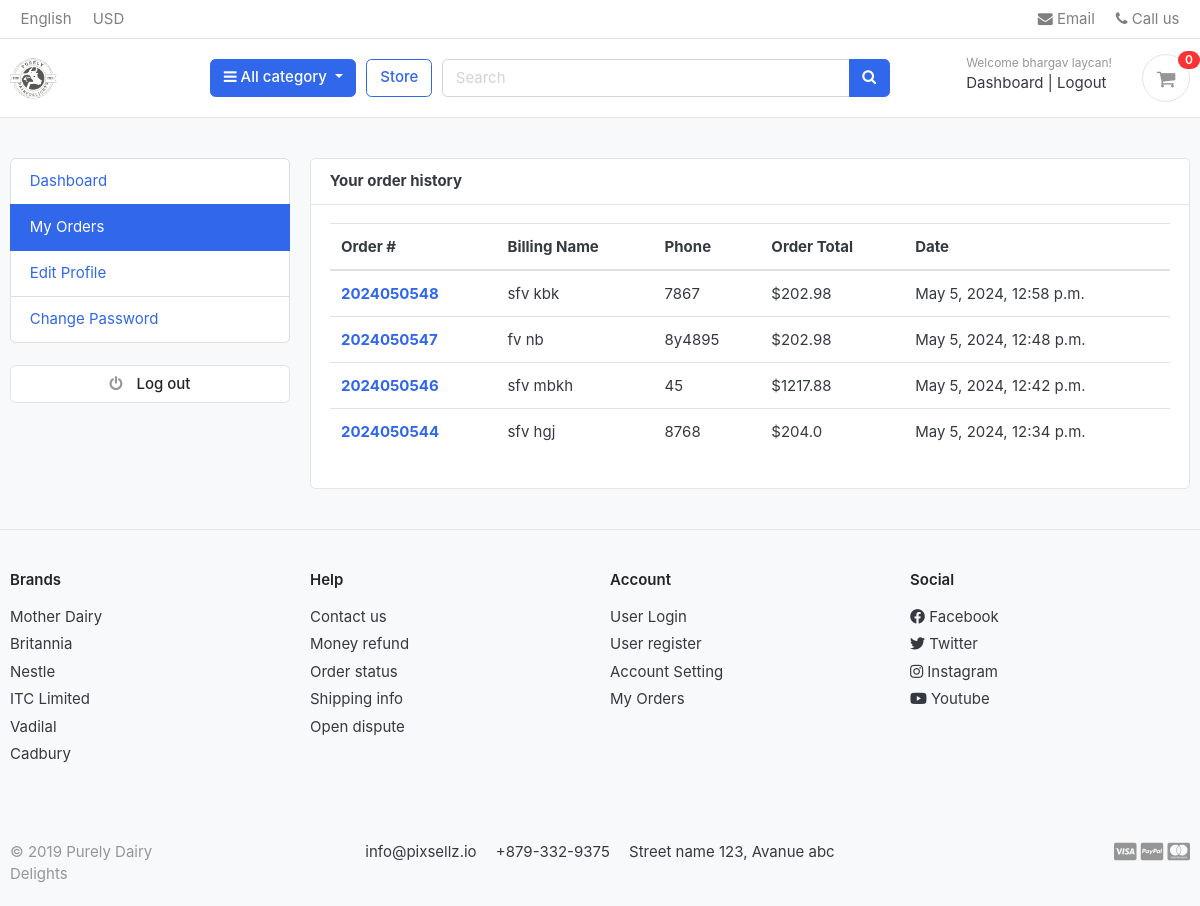
The app's page /accounts/my_orders/ (signed in), older data.
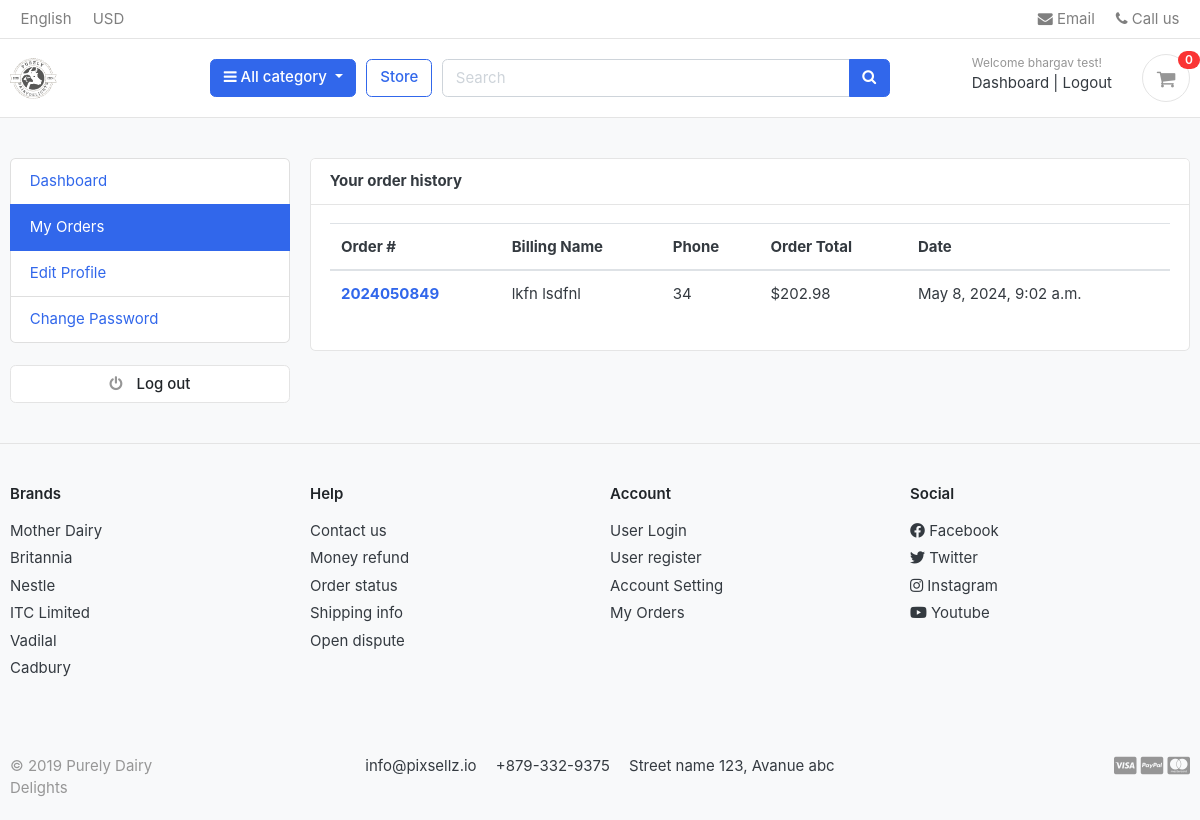
The same page, newer data.
### accounts/models.py (models this page shows, shortened)
class Account(AbstractBaseUser):
    first_name      = models.CharField(max_length=50)
    last_name       = models.CharField(max_length=50)
    username        = models.CharField(max_length=50, unique=True)
    email           = models.EmailField(max_length=100, unique=True)
    phone_number    = models.CharField(max_length=50)
    date_joined     = models.DateTimeField(auto_now_add=True)
    last_login      = models.DateTimeField(auto_now_add=True)
    is_admin        = models.BooleanField(default=False)
    is_staff        = models.BooleanField(default=False)
    is_active        = models.BooleanField(default=False)
    is_superadmin        = models.BooleanField(default=False)
    USERNAME_FIELD = 'email'
    REQUIRED_FIELDS = ['username', 'first_name', 'last_name']
    objects = MyAccountManager()

### orders/models.py (models this page shows, shortened)
class Order(models.Model):
    STATUS = (
        ('New', 'New'),
        ('Accepted', 'Accepted'),
        ('Completed', 'Completed'),
        ('Cancelled', 'Cancelled'),
    )
    user = models.ForeignKey(Account, on_delete=models.SET_NULL, null=True)
    payment = models.ForeignKey(Payment, on_delete=models.SET_NULL, blank=True, null=True)
    order_number = models.CharField(max_length=20)
    first_name = models.CharField(max_length=50)
    last_name = models.CharField(max_length=50)
    phone = models.CharField(max_length=15)
    email = models.EmailField(max_length=50)
    address_line_1 = models.CharField(max_length=50)
    address_line_2 = models.CharField(max_length=50, blank=True)
    country = models.CharField(max_length=50)
    state = models.CharField(max_length=50)
    city = models.CharField(max_length=50)
    order_note = models.CharField(max_length=100, blank=True)
    order_total = models.FloatField()
    tax = models.FloatField()
    status = models.CharField(max_length=10, choices=STATUS, default='New')
    ip = models.CharField(blank=True, max_length=20)
    is_ordered = models.BooleanField(default=False)
    created_at = models.DateTimeField(auto_now_add=True)
    updated_at = models.DateTimeField(auto_now=True)
    def full_name(self):
        return f'{self.first_name} {self.last_name}'

### accounts/views.py (the view)
# urls.py: path('my_orders/', views.my_orders, name='my_orders'),
@login_required(login_url='login')
def my_orders(request):
    orders = Order.objects.filter(user=request.user, is_ordered=True).order_by('-created_at')
    context = {
        'orders': orders,
    }
    return render(request, 'accounts/my_orders.html', context)

### carts/context_processors.py (called while the page is built)
def counter(request):
    cart_count = 0
    if 'admin' in request.path:
        return {}
    else:
        try:
            cart = Cart.objects.filter(cart_id=_cart_id(request))
            if request.user.is_authenticated:
                cart_items = CartItem.objects.all().filter(user=request.user)
            else:
                cart_items = CartItem.objects.all().filter(cart=cart[:1])
            for cart_item in cart_items:
                cart_count += cart_item.quantity
        except Cart.DoesNotExist:
            cart_count = 0
    return dict(cart_count=cart_count)

### carts/views.py (called while the page is built)
def _cart_id(request):
    cart = request.session.session_key
    if not cart:
        cart = request.session.create()
    return cart

### category/context_processors.py (called while the page is built)
def menu_links(request):
    links = Category.objects.all()
    return dict(links=links)

### category/models.py (called while the page is built)
    def get_url(self):
            return reverse('products_by_category', args=[self.slug])

### templates/accounts/my_orders.html (shortened to what this page needs)
{% extends 'base.html' %}
{% block content %}
<section class="section-conten padding-y bg">
<div class="container">
	<div class="row">
	{% include 'includes/dashboard_sidebar.html' %}
	<main class="col-md-9">
		<article class="card">
		<header class="card-header">
			<strong class="d-inline-block mr-3">Your order history</strong>
		</header>
		<div class="card-body">
			<div class="row">
			<div class="col-md-12">
				<table class="table table-hover">
				  <thead>
				    <tr>
				      <th scope="col">Order #</th>
				      <th scope="col">Billing Name</th>
				      <th scope="col">Phone</th>
				      <th scope="col">Order Total</th>
							<th scope="col">Date</th>
				    </tr>
				  </thead>
				  <tbody>
						{% for order in orders %}
				    <tr>
				      <th scope="row"><a href="{% url 'order_detail' order.order_number %}">{{order.order_number}}</a></th>
				      <td>{{order.full_name}}</td>
				      <td>{{order.phone}}</td>
				      <td>${{order.order_total}}</td>
							<td>{{order.created_at}}</td>
				    </tr>
				{% endfor %}
				  </tbody>
				</table>
			</div>
			</div>
		</div>
		</article>
	</main>
</div>
</div>
</section>
{% endblock %}

### templates/includes/navbar.html (shortened to what this page needs)
{%load static%}
<header class="section-header">
  <nav class="navbar p-md-0 navbar-expand-sm navbar-light border-bottom">
  <div class="container">
    <div class="collapse navbar-collapse" id="navbarTop4">
      <ul class="navbar-nav mr-auto">
        <li class="nav-item dropdown">
         <a href="#" class="nav-link">   English </a>
      </li>
      <li class="nav-item dropdown">
        <a href="#" class="nav-link"> USD </a>
      </li>
      </ul>
      <ul class="navbar-nav">
      <li><a href="#" class="nav-link"> <i class="fa fa-envelope"></i> Email </a></li>
      <li><a href="#" class="nav-link"> <i class="fa fa-phone"></i> Call us </a></li>
    </ul>
    </div>
  </div>
  </nav>
  <section class="header-main border-bottom">
    <div class="container">
  <div class="row align-items-center">
    <div class="col-lg-2 col-md-3 col-6">
      <a href="{% url 'home' %}" class="brand-wrap">
        <img class="logo" src="{% static 'images/logos/Purely Dairy Delights.png'%}">
    </a>
    </div>
    <div class="col-lg col-sm col-md col-6 flex-grow-0">
      <div class="category-wrap dropdown d-inline-block float-right">
        <button type="button" class="btn btn-primary dropdown-toggle" data-toggle="dropdown">
          <i class="fa fa-bars"></i> All category
        </button>
      </div>
    </div>
    <a href="{% url 'store' %}" class="btn btn-outline-primary">Store</a>
  <div class="col-lg  col-md-6 col-sm-12 col">
    <form action="{% url 'search' %}" class="search" method='GET'>
      <div class="input-group w-100">
          <input type="text" class="form-control" style="width:60%;" placeholder="Search" name="keyword">
          <div class="input-group-append">
            <button class="btn btn-primary" type="submit">
              <i class="fa fa-search"></i>
            </button>
            </div>
          </div>
      </form>
    </div>
    <div class="col-lg-3 col-sm-6 col-8 order-2 order-lg-3">
          <div class="d-flex justify-content-end mb-3 mb-lg-0">
            {% if user.id is None %}
            <div class="widget-header">
              <small class="title text-muted">Welcome guest!</small>
              <div>
                <a href="{% url 'login' %}">Sign in</a> <span class="dark-transp"> | </span>
                <a href="{% url 'register' %}"> Register</a>
              </div>
            </div>
            {% else %}
            <div class="widget-header">
              <small class="title text-muted">Welcome {{user.first_name}}!</small>
              <div>
                <a href="{% url 'dashboard' %}">Dashboard</a> <span class="dark-transp"> | </span>
                <a href="{% url 'logout' %}"> Logout</a>
              </div>
            </div>
            {% endif %}
            <a href="{% url 'cart' %}" class="widget-header pl-3 ml-3">
              <div class="icon icon-sm rounded-circle border"><i class="fa fa-shopping-cart"></i></div>
              <span class="badge badge-pill badge-danger notify">{{cart_count}}</span>
            </a>
          </div>
        </div>
  </div>
    </div>
  </section>

Row changes from the older to the newer data that the page shows:
removed Order: order_number "2024050548", full_name "sfv kbk", phone "7867", order_total "202.98", created_at "May 5, 2024, 12:58 p.m."
removed Order: order_number "2024050547", full_name "fv nb", phone "8y4895", order_total "202.98", created_at "May 5, 2024, 12:48 p.m."
removed Order: order_number "2024050546", full_name "sfv mbkh", phone "45", order_total "1217.88", created_at "May 5, 2024, 12:42 p.m."
removed Order: order_number "2024050544", full_name "sfv hgj", phone "8768", order_total "204.0", created_at "May 5, 2024, 12:34 p.m."
changed Account: first_name "bhargav laycan" → "bhargav test"
added Order: order_number "2024050849", full_name "lkfn lsdfnl", phone "34", order_total "202.98", created_at "May 8, 2024, 9:02 a.m."
